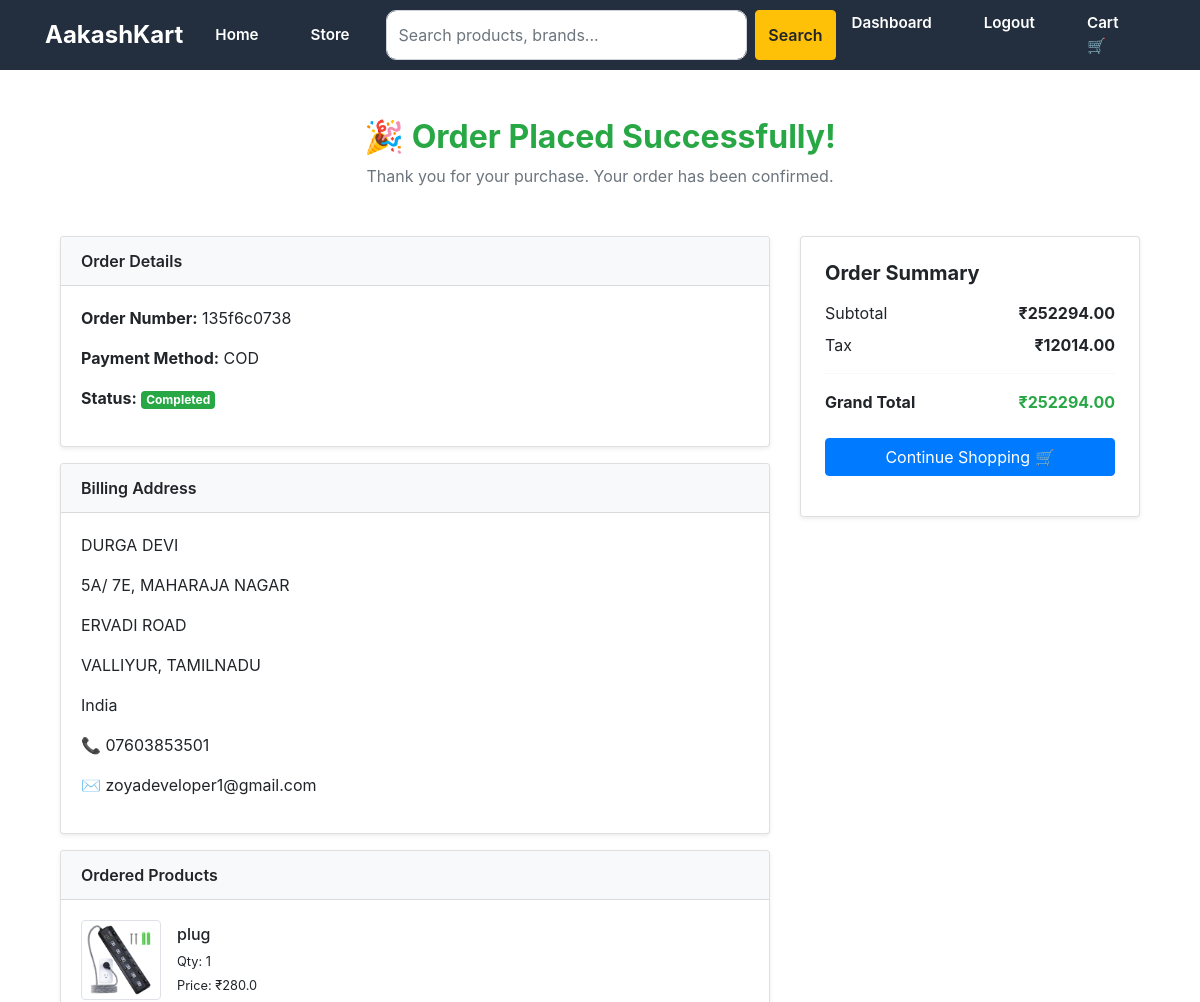
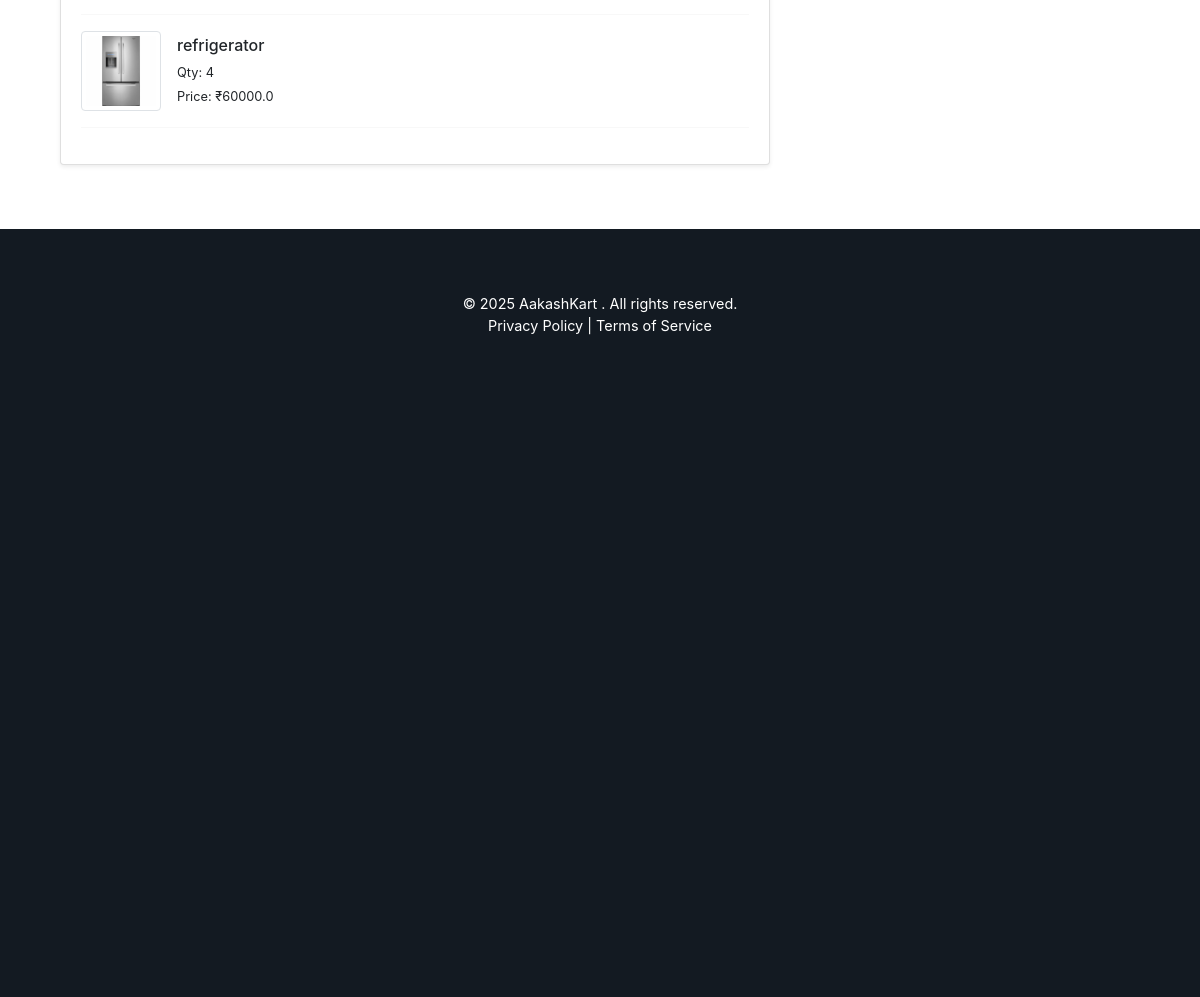
Screenshot of /orders/order-complete/135f6c0738/ (signed in) with the database file from the repository (2 pictures, top to bottom).
### orders/models.py (models this page shows, shortened)
class Order(models.Model):
    STATUS_CHOICES = (
        ('Pending', 'Pending'),
        ('Processing', 'Processing'),
        ('Completed', 'Completed'),
        ('Cancelled', 'Cancelled'),
    )
    user = models.ForeignKey(settings.AUTH_USER_MODEL, on_delete=models.CASCADE, related_name='orders')
    first_name = models.CharField(max_length=50)
    last_name = models.CharField(max_length=50)
    phone = models.CharField(max_length=15)
    email = models.EmailField()
    address_line_1 = models.CharField(max_length=255)
    address_line_2 = models.CharField(max_length=255, blank=True, null=True)
    city = models.CharField(max_length=100)
    state = models.CharField(max_length=100)
    country = models.CharField(max_length=100)
    order_note = models.TextField(blank=True, null=True)
    order_number = models.CharField(max_length=20, unique=True, blank=True)
    total = models.FloatField(default=0)
    tax = models.FloatField(default=0)
    ip = models.GenericIPAddressField(blank=True, null=True)
    status = models.CharField(max_length=20, choices=STATUS_CHOICES, default='Pending')
    created_at = models.DateTimeField(auto_now_add=True)
    updated_at = models.DateTimeField(auto_now=True)

class Payment(models.Model):
    STATUS_CHOICES = (
        ('Pending', 'Pending'),
        ('Completed', 'Completed'),
        ('Failed', 'Failed'),
    )
    user = models.ForeignKey(settings.AUTH_USER_MODEL, on_delete=models.CASCADE)
    order = models.ForeignKey(Order, on_delete=models.CASCADE)
    payment_id = models.CharField(max_length=100)
    payment_method = models.CharField(max_length=50)
    amount_paid = models.FloatField()
    status = models.CharField(max_length=20, choices=STATUS_CHOICES)
    created_at = models.DateTimeField(auto_now_add=True)

class OrderProduct(models.Model):
    order = models.ForeignKey(Order, on_delete=models.CASCADE)
    user = models.ForeignKey(settings.AUTH_USER_MODEL, on_delete=models.CASCADE)
    product = models.ForeignKey(Product, on_delete=models.CASCADE)
    quantity = models.PositiveIntegerField()
    price = models.FloatField()
    ordered = models.BooleanField(default=False)

### store/models.py (models this page shows, shortened)
class Product(models.Model):
    product_name = models.CharField(max_length=200)
    description = models.TextField(blank=True, null=True)
    price = models.DecimalField(max_digits=10, decimal_places=2)
    old_price = models.DecimalField(max_digits=10, decimal_places=2, blank=True, null=True)
    stock = models.PositiveIntegerField(default=0)
    is_available = models.BooleanField(default=True)
    category = models.ForeignKey(Category, on_delete=models.CASCADE)
    image = models.ImageField(upload_to='products/', blank=True, null=True)
    slug = models.SlugField(unique=True, blank=True)
    created_at = models.DateTimeField(auto_now_add=True)
    updated_at = models.DateTimeField(auto_now=True)
    class Meta:
        verbose_name = 'Product'
        verbose_name_plural = 'Products'

### orders/views.py (the view)
# urls.py: path('order-complete/', views.order_complete, name='order_complete'),
@login_required
def order_complete(request, order_number):
    order = get_object_or_404(Order, order_number=order_number, user=request.user)
    order_products = OrderProduct.objects.filter(order=order)
    return render(request, "orders/order_complete.html", {
        "order": order,
        "order_products": order_products,
    })

### category/context_processors.py (called while the page is built)
def menu_links(request):
    links = Category.objects.all()
    return dict(links=links)

### templates/orders/order_complete.html (shortened to what this page needs)
{% extends "base.html" %}
{% load static %}
{% block content %}
<div class="container my-5">
    <div class="text-center mb-5">
        <h2 class="fw-bold text-success">🎉 Order Placed Successfully!</h2>
        <p class="text-muted">Thank you for your purchase. Your order has been confirmed.</p>
    </div>
    <div class="row g-4">
        <div class="col-md-8">
            <div class="card shadow-sm mb-3">
                <div class="card-header fw-semibold bg-light">Order Details</div>
                <div class="card-body">
                    <p><strong>Order Number:</strong> {{ order.order_number }}</p>
                    <p><strong>Payment Method:</strong> {{ order.payment_set.first.payment_method }}</p>
                    <p><strong>Status:</strong> <span class="badge bg-success">{{ order.status }}</span></p>
                </div>
            </div>
            <div class="card shadow-sm mb-3">
                <div class="card-header fw-semibold bg-light">Billing Address</div>
                <div class="card-body">
                    <p>{{ order.first_name }} {{ order.last_name }}</p>
                    <p>{{ order.address_line_1 }}</p>
                    {% if order.address_line_2 %}<p>{{ order.address_line_2 }}</p>{% endif %}
                    <p>{{ order.city }}, {{ order.state }}</p>
                    <p>{{ order.country }}</p>
                    <p>📞 {{ order.phone }}</p>
                    <p>✉️ {{ order.email }}</p>
                </div>
            </div>
            <div class="card shadow-sm mb-3">
                <div class="card-header fw-semibold bg-light">Ordered Products</div>
                <div class="card-body">
                    {% for item in order_products %}
                    <div class="d-flex align-items-center mb-3">
                        <div class="me-3">
                            {% if item.product.image %}
                                <img src="{{ item.product.image.url }}" alt="{{ item.product.product_name }}" class="img-thumbnail" style="width:80px; height:80px; object-fit:cover;">
                            {% else %}
                                <img src="{% static 'images/default.png' %}" alt="No Image" class="img-thumbnail" style="width:80px; height:80px; object-fit:cover;">
                            {% endif %}
                        </div>
                        <div>
                            <h6 class="mb-1">{{ item.product.product_name }}</h6>
                            <small>Qty: {{ item.quantity }}</small><br>
                            <small>Price: ₹{{ item.price }}</small>
                        </div>
                    </div>
                    <hr>
                    {% endfor %}
                </div>
            </div>
        </div>
        <div class="col-md-4">
            <div class="card shadow-sm p-4 mb-4">
                <h5 class="fw-bold mb-3">Order Summary</h5>
                <div class="d-flex justify-content-between"><span>Subtotal</span><strong>₹{{ order.total|floatformat:2 }}</strong></div>
                <div class="d-flex justify-content-between mt-2"><span>Tax</span><strong>₹{{ order.tax|floatformat:2 }}</strong></div>
                <hr>
                <div class="d-flex justify-content-between"><span class="fw-bold">Grand Total</span><span class="fw-bold text-success">₹{{ order.total|floatformat:2 }}</span></div>
                <a href="{% url 'store:store' %}" class="btn btn-primary w-70 mt-4 mb-3">Continue Shopping 🛒</a>
            </div>
        </div>
    </div>
</div>
{% endblock %}

### templates/base.html (style rules this page uses)
body { background-color: #f8f9fa; font-family: 'Poppins', sans-serif; margin: 0; padding: 0; }
.container { margin: 40px auto; min-height: calc(100vh - 160px); }
.card { margin-bottom: 25px; }

### rows the page displays
Order: order_number "135f6c0738", payment_set.first.payment_method "COD", status "Completed", first_name "DURGA", last_name "DEVI", address_line_1 "5A/ 7E, MAHARAJA NAGAR", address_line_2 "ERVADI ROAD", city "VALLIYUR", state "TAMILNADU", country "India", phone "07603853501", email "zoyadeveloper1@gmail.com", total "252294.00", tax "12014.00"
OrderProduct: product.image (picture), product.product_name "plug", quantity "1", price "280.0"
OrderProduct: product.image (picture), product.product_name "refrigerator", quantity "4", price "60000.0"
